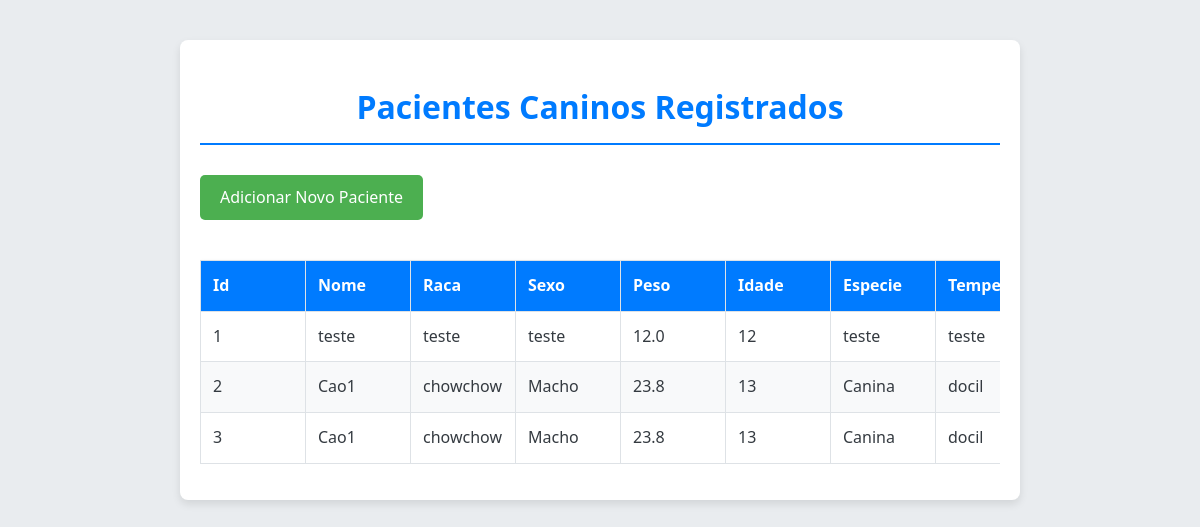
The page / on the database its author committed.
### tables this page shows
CREATE TABLE pacientes (
            id INTEGER PRIMARY KEY AUTOINCREMENT,
            nome TEXT NOT NULL,
            raca TEXT NOT NULL,
            sexo TEXT NOT NULL,
            peso REAL NOT NULL,
            idade INTEGER NOT NULL,
            id_veterinario TEXT,
            especie TEXT NOT NULL DEFAULT 'Não Informada',
            data_nascimento TEXT,
            temperamento TEXT,
            historico_doencas TEXT,
            estado_vacinal TEXT DEFAULT 'Não Informado',
            alergias TEXT
        );

### Python/app.py (the view)
@app.route('/')
def listar_pacientes_principal():
    conexao = sqlite3.connect(DB_PATH)
    cursor = conexao.cursor()
    colunas_sql = ', '.join(COLUNAS_PARA_EXIBIR)
    features_para_query = [col for col in COLUNAS_PARA_EXIBIR if col != 'risco' and col != 'id']
    features_para_query.insert(0, 'id') # Garante que o id esteja sempre no começo para o link de previsão
    query_cols = ', '.join(features_para_query)
    cursor.execute(f'SELECT {query_cols} FROM pacientes')
    pacientes_brutos = cursor.fetchall()
    conexao.close()
    pacientes_processados = []
    for paciente_tuple in pacientes_brutos:
        paciente_dict = dict(zip(features_para_query, paciente_tuple))
        pacientes_processados.append(paciente_dict)
    return render_template('Tables_List.html', pacientes=pacientes_processados, colunas=features_para_query)

### templates/Tables_List.html (shortened to what this page needs)
<!DOCTYPE html>
<html lang="pt-br">
<head>
    <link rel="stylesheet" href="{{ url_for('static', filename='css/style.css') }}">
</head>
<body>
    <div class="container">
        <h1>Pacientes Caninos Registrados</h1>
        <a href="{{ url_for('exibir_form_adicionar') }}" class="button-add">Adicionar Novo Paciente</a>
        {% if pacientes %}
        <div class="table-responsive"> <table>
                <thead>
                    <tr>
                        {% for coluna in colunas %}
                        <th>{{ coluna.replace('_', ' ').title() }}</th> {% endfor %}
                    </tr>
                </thead>
                <tbody>
                    {% for paciente in pacientes %}
                    <tr>
                        {% for coluna in colunas %}
                        <td>
                            {% if coluna == 'id' %}
                            {{ paciente[coluna] }}
                            {% else %}
                            {{ paciente[coluna] }}
                            {% endif %}
                        </td>
                        {% endfor %}
                    </tr>
                    {% endfor %}
                </tbody>
            </table>
        </div> {% else %}
        <p>Nenhum paciente canino registrado ainda.</p>
        {% endif %}
    </div>
</body>
</html>

### static/css/style.css (style rules this page uses)
body { font-family: 'Segoe UI', Tahoma, Geneva, Verdana, sans-serif; margin: 0; padding: 0; background-color: #e9ecef; color: #343a40; line-height: 1.6; }
.container { max-width: 800px; margin: 40px auto; padding: 20px; background-color: #ffffff; border-radius: 8px; box-shadow: 0 4px 8px rgba(0, 0, 0, 0.1); }
h1 { color: #007bff; text-align: center; margin-bottom: 30px; border-bottom: 2px solid #007bff; padding-bottom: 10px; }
.table-responsive { width: 100%; overflow-x: auto; -webkit-overflow-scrolling: touch; margin-bottom: 1rem; }
table { width: 100%; min-width: 700px; border-collapse: collapse; margin-top: 20px; background-color: #fff; box-shadow: 0 2px 4px rgba(0, 0, 0, 0.1); }
table th, table td { border: 1px solid #dee2e6; padding: 12px; text-align: left; white-space: nowrap; overflow: hidden; text-overflow: ellipsis; max-width: 150px; min-width: 80px; }
table th { background-color: #007bff; color: white; font-weight: bold; }
table tbody tr:nth-child(even) { background-color: #f8f9fa; }

### templates/Tables_List.html (style rules this page uses)
table { width: 100%; border-collapse: collapse; margin-top: 20px; }
th, td { border: 1px solid #ddd; padding: 8px; text-align: left; }
th { background-color: #f2f2f2; }
.button-add { display: inline-block; margin-bottom: 20px; padding: 10px 20px; background-color: #4CAF50; color: white; text-decoration: none; border-radius: 5px; }

### rows shown on the page
pacientes: id "1", nome "teste" "teste" "teste" "12.0" "12" "teste" "teste"
pacientes: id "2", nome "Cao1" "chowchow" "Macho" "23.8" "13" "Canina" "docil"
pacientes: id "3", nome "Cao1" "chowchow" "Macho" "23.8" "13" "Canina" "docil"

### other values the page prints
{{ coluna.replace('_', ' ').title() }} "Id" "Nome" "Raca" "Sexo" "Peso" "Idade" "Especie"
